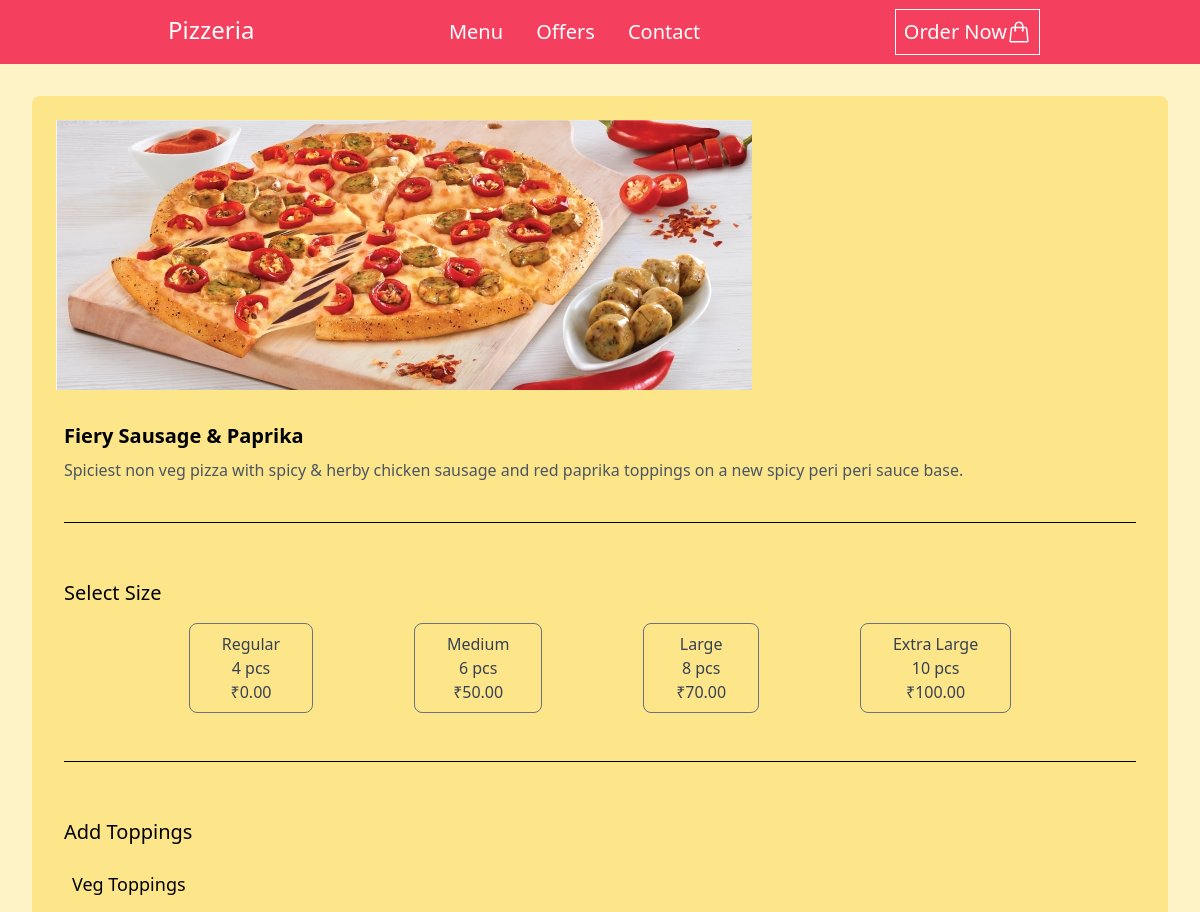
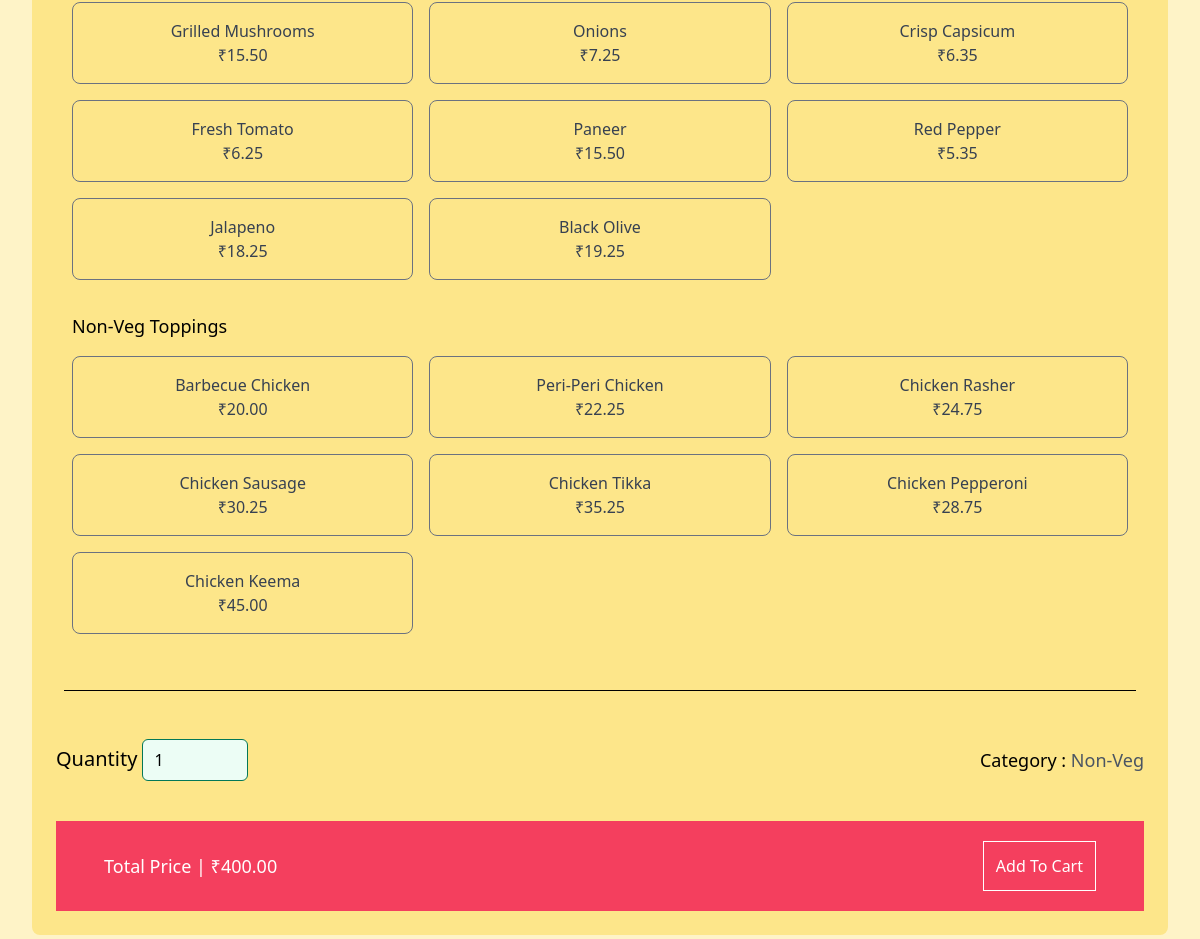
Page /pizza_detail/2c82621a-e7c9-47de-a80e-2d70ba2fd9fc/ on the committed database (2 pictures, top to bottom).
### orders/models.py (models this page shows)
class BaseModel(models.Model):
    uid = models.UUIDField(default=uuid.uuid4, editable=False, primary_key=True)
    created_at = models.DateTimeField(default=timezone.now)
    updated_at = models.DateTimeField(default=timezone.now)
    class Meta:
        abstract = True

class Pizza(BaseModel):
    CATEGORY_CHOICE = [
        ('Veg', 'Veg'), ('Non-Veg', 'Non-Veg')
    ]
    name = models.CharField(max_length=100)
    description = models.TextField()
    pizza_image = models.ImageField(upload_to="pizza_image/", null=True)
    category = models.CharField(max_length=20, choices=CATEGORY_CHOICE)
    price = models.DecimalField(max_digits=6, decimal_places=2)
    available = models.BooleanField(default=True)

class Size(BaseModel):
    size = models.CharField(max_length=20)
    slices = models.PositiveIntegerField(max_length=2, null=True)
    price = models.DecimalField(max_digits=5, decimal_places=2)

class Topping(models.Model):
    CATEGORY_CHOICE = [
        ('Veg', 'Veg'), ('Non-Veg', 'Non-Veg')
    ]
    topping_name = models.CharField(max_length=100)
    price = models.DecimalField(max_digits=5, decimal_places=2)
    category = models.CharField(max_length=20, choices=CATEGORY_CHOICE, null=True)

### orders/views.py (the view)
# urls.py: path('pizza_detail/<uuid:pz_id>/', pizza_detail, name='pizza_detail'),
def pizza_detail(request, pz_id):
    pizza = Pizza.objects.get(uid = pz_id)
    size = Size.objects.all()
    veg_topping = Topping.objects.filter(category='Veg')
    non_veg_topping = Topping.objects.filter(category='Non-Veg')
    return render(request, 'pizza_detail.html', {'pizza':pizza, 'veg_topping':veg_topping, 'non_veg_topping':non_veg_topping, 'size':size})

### templates/pizza_detail.html (shortened to what this page needs)
{% extends 'base.html' %}
{% block main %}
<div class="bg-amber-200 p-6 rounded-lg">
    <div>
        <img src="{{ pizza.pizza_image.url }}" alt="">
    </div>
    <div class="my-6 p-2">
        <h2 class="text-xl font-semibold">{{ pizza.name }}</h2>
        <p class="mt-2 text-gray-600">{{ pizza.description }}</p>
        <div class="h-[1px] bg-black mt-10"></div>
    </div>
    <form method="post" action="{% url 'add_item_cart' pizza.uid %}">
        <div class="mt-10 p-2">
            <h2 class="text-xl font-medium">Select Size</h2>
            <div class="mt-4 px-6 flex items-center justify-evenly">
                {% for sz in size %}
                    <div>
                        <label class="relative cursor-pointer">
                            <div class="border flex flex-col items-center justify-center border-gray-500 text-gray-700 rounded-lg py-2 px-8 text-center peer-checked:border-emerald-700 peer-checked:bg-emerald-50">
                                <h3 class="font-medium">{{ sz.size }}</h3>
                                <p class="">{{ sz.slices }} pcs</p>
                                <p>₹{{ sz.price }}</p>
                            </div>
                        </label>
                    </div>
                {% endfor %}
            </div>
            <div class="h-[1px] bg-black mt-12"></div>
        </div>
        <div class="mt-10 p-2">
            <h2 class="text-xl font-medium">Add Toppings</h2>
            <div class="my-4 p-2">
                <h2 class="font-medium text-lg">Veg Toppings</h2>
                <div class="mt-4 grid grid-cols-3 gap-4">
                    {% for top in veg_topping %}
                        <label class="relative cursor-pointer">
                            <div class="border border-gray-500 rounded-lg p-4 text-center peer-checked:border-emerald-700 peer-checked:bg-emerald-50">
                                <span class="block peer-checked:text-emerald-700 font-medium text-gray-700">{{ top.topping_name }}</span>
                                <span class="block peer-checked:text-emerald-700 text-gray-700">₹{{ top.price }}</span>
                            </div>
                        </label>
                    {% endfor %}
                </div>
            </div>
            <div class="my-4 p-2">
                <h2 class="font-medium text-lg">Non-Veg Toppings</h2>
                <div class="mt-4 grid grid-cols-3 gap-4">
                    {% for top in non_veg_topping %}
                        <label class="relative cursor-pointer">
                            <div class="border border-gray-500 rounded-lg p-4 text-center peer-checked:border-emerald-700 peer-checked:bg-emerald-50">
                                <span class="block peer-checked:text-emerald-700 font-medium text-gray-700">{{ top.topping_name }}</span>
                                <span class="block peer-checked:text-emerald-700 text-gray-700">₹{{ top.price }}</span>
                            </div>
                        </label>
                    {% endfor %}
                </div>
            </div>
            <div class="h-[1px] bg-black mt-12"></div>
        </div>
        <div class="my-10 flex items-center justify-between">
            <div>
                <label for="quantity" class="text-xl font-medium">Quantity</label>
                <input type="number" name="quantity" min="1" max="10" value="1" class="rounded-md border-emerald-700 bg-emerald-50 focus:border-emerald-700 focus:ring-emerald-700">
            </div>
            <div class="text-lg">
                <span class="font-medium">Category : </span>
                <span class="text-gray-600 font-medium">{{ pizza.category }}</span>
            </div>
        </div>
        <div class="bg-rose-500 py-5 px-12">
            <div class="flex justify-between items-center">
                <p class="font-medium text-white text-lg">Total Price | ₹{{ pizza.price }}</p>
                <a href="{% url 'add_item_cart' pizza.uid %}"><button class="border p-3 font-medium text-white border-white hover:bg-emerald-600 hover:text-white">Add To Cart</button></a>
            </div>
        </div>
    </form>
</div>
{% endblock %}

### rows in the picture
Pizza: pizza_image (picture), name "Fiery Sausage & Paprika", description "Spiciest non veg pizza with spicy & herby chicken sausage and red paprika toppings on a new spicy peri peri sauce base.", category "Non-Veg", price "400.00"
Size: size "Regular", slices "4", price "0.00"
Size: size "Medium", slices "6", price "50.00"
Size: size "Large", slices "8", price "70.00"
Size: size "Extra Large", slices "10", price "100.00"
Topping: topping_name "Grilled Mushrooms", price "15.50"
Topping: topping_name "Onions", price "7.25"
Topping: topping_name "Crisp Capsicum", price "6.35"
Topping: topping_name "Fresh Tomato", price "6.25"
Topping: topping_name "Paneer", price "15.50"
Topping: topping_name "Red Pepper", price "5.35"
Topping: topping_name "Jalapeno", price "18.25"
Topping: topping_name "Black Olive", price "19.25"
Topping: topping_name "Barbecue Chicken", price "20.00"
Topping: topping_name "Peri-Peri Chicken", price "22.25"
Topping: topping_name "Chicken Rasher", price "24.75"
Topping: topping_name "Chicken Sausage", price "30.25"
Topping: topping_name "Chicken Tikka", price "35.25"
Topping: topping_name "Chicken Pepperoni", price "28.75"
Topping: topping_name "Chicken Keema", price "45.00"
